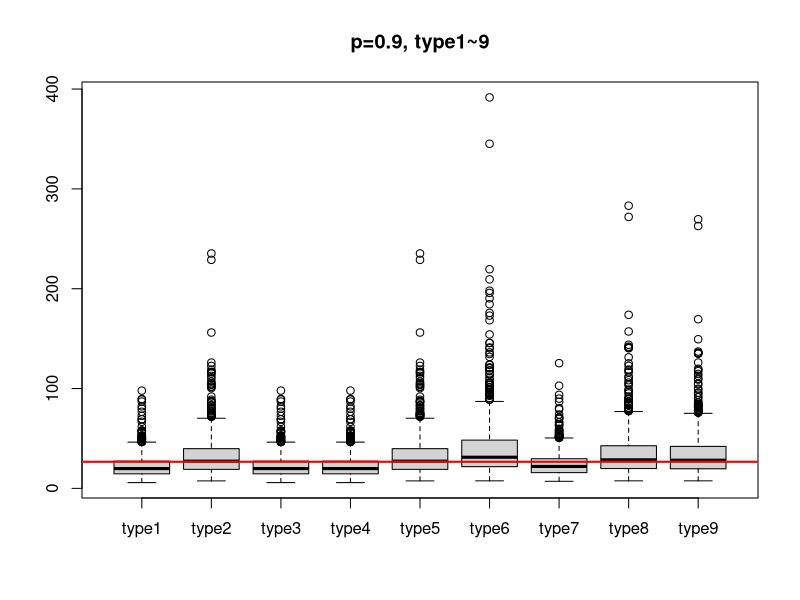
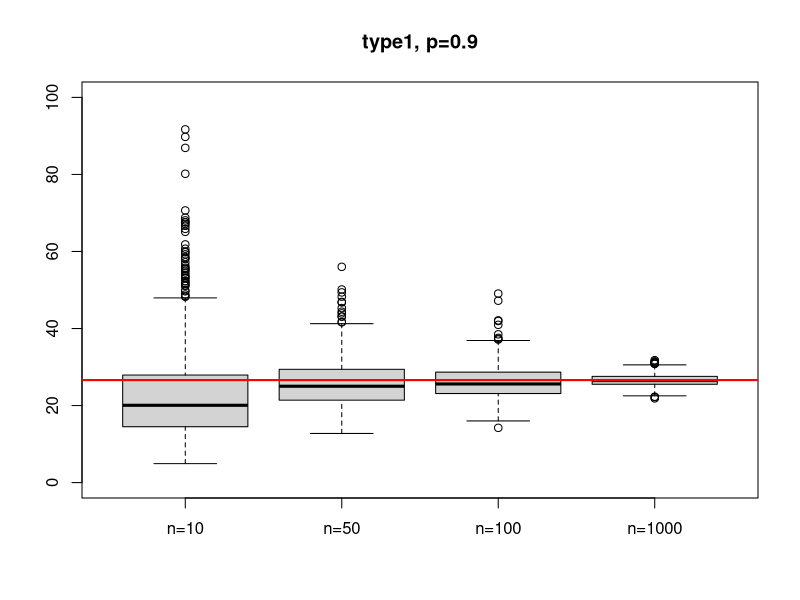

Source code (R) for these figures, in order:
################################################################################
### 2022년 1학기 대학원 시뮬레이션 수업 때 발표했던 것 정리


################################################################################
### basic setting
rm(list=ls())
cat("\014")


################################################################################
### type1
type1 <- function(data, p) {
  data <- sort(data)
  n = length(data)
  if (p == 0) {
    Qs <- data[1]
  } else if (p == 1) {
    Qs <- data[n]
  } else {
    m = 0
    j = floor(n*p+m) # 정수부분
    g = (n*p+m) - j # 소수부분
    Qs = ifelse(g>0, data[j+1], data[j])
  }
  return(Qs)
}


################################################################################
### type2
type2 <- function(data, p) {
  data <- sort(data)
  n = length(data)
  if (p == 0) {
    Qs <- data[1]
  } else if (p == 1) {
    Qs <- data[n]
  } else {
    m = 0 
    j = floor(n*p+m) #정수부분
    g = (n*p+m) - j #소수부분
    Qs = ifelse(g>0, data[j+1],(data[j] + data[j+1])/2)
  }
  return(Qs)
}


################################################################################
### type3
type3 <- function(data, p) {
  data <- sort(data)
  n = length(data)
  if (p<=(1/2)/n) {
    Qs <- data[1]
  } else {
    m = -0.5 
    j = floor(n*p+m) # 정수부분
    g = (n*p+m) - j # 소수부분
    Qs = ifelse((g==0 & j%%2==0), data[j], data[j+1] )
  }
  return(Qs)
}


################################################################################
### type4
type4 <- function(data, p) {
  data <- sort(data)
  n = length(data)
  if (p < 1/n) {
    Qs <- data[1]
  } else if (p == 1) { 
    Qs<-data[n]
  } else {
    m = 0 
    j = floor(n*p+m) # 정수부분
    g = (n*p+m) - j # 소수부분
    Qs = (1-g)*data[j] + g*data[j+1]
  }
  return(Qs)
}


################################################################################
### type5
type5 <- function(data, p) {
  data <- sort(data)
  n = length(data)
  if (p < (1/2)/n) {
    Qs <- data[1]
  } else if (p >= (n-1/2)/n){ 
    Qs <- data[n]
  } else {
    m = 0.5 
    j = floor(n*p+m) # 정수부분
    g = (n*p+m) - j # 소수부분
    Qs = (1-g)*data[j] + g*data[j+1]
  }
  return(Qs)
}

################################################################################
### type6
type6 <- function(data, p) {
  data <- sort(data)
  n = length(data)
  if (p < 1/(n+1)) {
    Qs <- data[1]
  } else if (p >= n/(n+1)) { 
    Qs <- data[n]
  } else {
    m = p 
    j = floor(n*p+m) # 정수부분
    g = (n*p+m) - j # 소수부분
    Qs <- (1-g)*data[j] + g*data[j+1]
  }
  return(Qs)
}


################################################################################
### type7
type7 <- function(data, p) {
  data <- sort(data)
  n = length(data)
  if (p == 1) {
    Qs <- data[n]
  } else {
    m = 1-p 
    j = floor(n*p+m) # 정수부분
    g = (n*p+m) - j # 소수부분
    Qs <- (1-g)*data[j] + g*data[j+1]
  }
  return(Qs)
}


################################################################################
### type8
type8 <- function(data, p) {
  data <- sort(data)
  n = length(data)
  if (p < (2/3)/(n+1/3)) {
    Qs <- data[1]
  } else if (p >= (n-1/3)/(n+1/3)){
    Qs <- data[n]
  } else {
    m = (p+1)/3
    j = floor(n*p+m) # 정수부분
    g = (n*p+m) - j # 소수부분
    Qs <- (1-g)*data[j] + g*data[j+1]
  }
  return(Qs)
}


################################################################################
### type9
type9 <- function(data, p) {
  data <- sort(data)
  n = length(data)
  if (p < (5/8)/(n+1/4)) {
    Qs <- data[1]
  } else if (p >= (n-3/8)/(n+1/4)){
    Qs <- data[n]
  } else {
    m = (p+(3/2))/4
    j = floor(n*p+m) # 정수부분
    g = (n*p+m) - j # 소수부분
    Qs <- (1-g)*data[j] + g*data[j+1]
  }
  return(Qs)
}


################################################################################
### simulation1: 9개 타입 별 비교
p = 0.9 # 구하고자 하는 분위수
iter = 1000 # 반복 횟수

out10_1=c(); out10_2=c(); out10_3=c()
out10_4=c(); out10_5=c(); out10_6=c()
out10_7=c(); out10_8=c(); out10_9=c()

for (i in 1:iter) {
  # dist = rnorm(n=30, mean=0, sd=1) # normal distribution
  dist = exp(rnorm(n=10, mean=2, sd=1)) # lognormal distribution
  out10_1 = c(out10_1, type1(dist, p))
  out10_2 = c(out10_2, type2(dist, p))
  out10_3 = c(out10_3, type3(dist, p))
  out10_4 = c(out10_4, type4(dist, p))
  out10_5 = c(out10_5, type5(dist, p))
  out10_6 = c(out10_6, type6(dist, p))
  out10_7 = c(out10_7, type7(dist, p))
  out10_8 = c(out10_8, type8(dist, p))
  out10_9 = c(out10_9, type9(dist, p))
}

# boxplot 그리기
boxplot(out10_1, out10_2, out10_3,
        out10_4, out10_5, out10_6,
        out10_7, out10_8, out10_9,
        main="p=0.9, type1~9",
        names=c("type1", "type2", "type3", "type4", "type5", "type6", "type7", "type8", "type9"))
# abline(h=qnorm(p=p, mean=0, sd=1), col="red", lwd=2) # 실제 90분위수 추가
abline(h=exp(qnorm(0.9, 2, 1)), col="red", lwd=2) # 실제 90분위수 추가



################################################################################
### simulation2: 동일 타입(type1)의 표본수에 따른 비교

n = c(10, 50, 100, 1000) # 표본수 변화 주기
p = 0.9 # 90분위수 구하기
iter = 1000 # 반복 횟수

out10 = c(); out50 = c()
out100 = c(); out1000 = c()

for (i in 1:iter) {
  norm10 = exp(rnorm(n=n[1], mean=2, sd=1))
  norm50 = exp(rnorm(n=n[2], mean=2, sd=1))
  norm100 = exp(rnorm(n=n[3], mean=2, sd=1))
  norm1000 = exp(rnorm(n=n[4], mean=2, sd=1))
  out10 = c(out10, type1(norm10, p))
  out50 = c(out50, type1(norm50, p))
  out100 = c(out100, type1(norm100, p))
  out1000 = c(out1000, type1(norm1000, p))
}

boxplot(out10, out50, out100, out1000, ylim=c(0, 100),
        main="type1, p=0.9",
        names=c("n=10", "n=50", "n=100", "n=1000"))
abline(h=exp(qnorm(0.9, mean=2, sd=1)), col="red", lwd=2) # 실제 90분위수 추가



################################################################################
### reference
# 허윤숙, (2017), 지수 분포를 따르는 자료의 분위수 계산 방법 비교, 동국대학교 석사학위논문
# Langford, E. (2006). Quartiles in Elementary Statistics, URL: http://www.amstat.org/publications/jse/v14n3/ langford.html.
# Hyndman. R. J., and Fan. Y, (1996), Sample quantiles in statistical packages, American Statistician, Vol.50 No.4 pp.361-365

